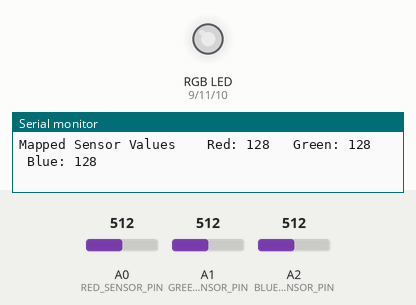
The sketch below on a simulated Arduino Uno, built with avr-gcc and run on an emulated ATmega328P. On the bench: an RGB LED mixed from three pins (HIGH = lit), the last lines printed to the serial monitor. The inputs (shaded band) are chosen by the test bench; at power-on: A0 (RED_SENSOR_PIN) = 512, A1 (GREEN_SENSOR_PIN) = 512, A2 (BLUE_SENSOR_PIN) = 512. Dim RGB values are drawn brighter than linear.

Above: at 1.2 s.
1.3 s: A0 (RED_SENSOR_PIN) set to 111
At 2.0 s:
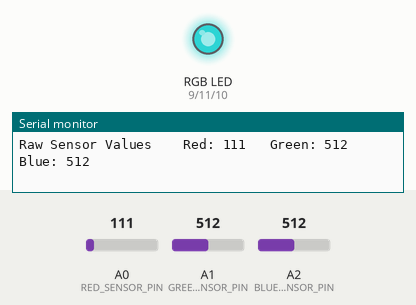
2.9 s: A0 (RED_SENSOR_PIN) set to 93
At 4.3 s:
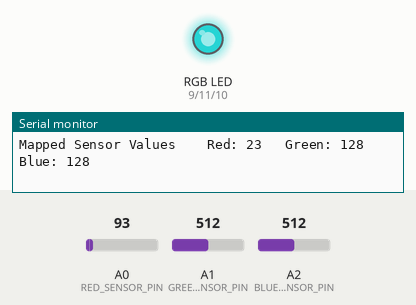
5.9 s: A1 (GREEN_SENSOR_PIN) set to 415
At 7.2 s:
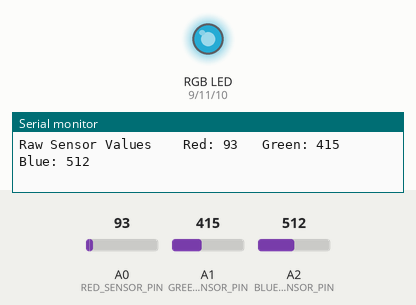
7.5 s: A1 (GREEN_SENSOR_PIN) set to 389
At 8.1 s:
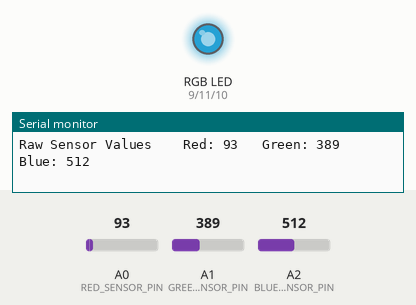
10.5 s: A2 (BLUE_SENSOR_PIN) set to 407
At 11.7 s:
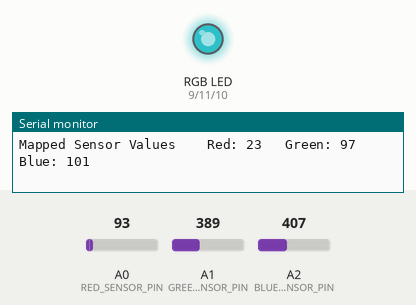
13.5 s: A2 (BLUE_SENSOR_PIN) set to 390
At 14.1 s:
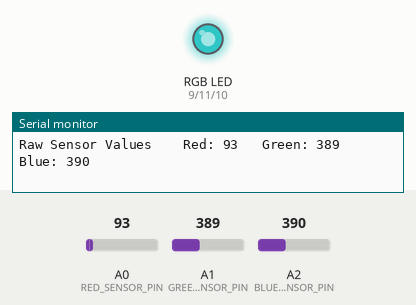
Timing chart, 0 to 16.5 s (numbered marks = the images above; inputs shaded):
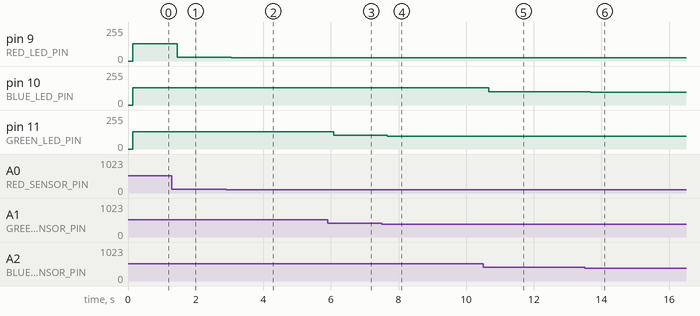

Measured:
- after the input at 1.3 s, pin 9 (RED_LED_PIN): 128/255 → 27/255 after 0.16 s
- after the input at 2.9 s, pin 9 (RED_LED_PIN): 27/255 → 23/255 after 0.16 s
- after the input at 5.9 s, pin 11 (GREEN_LED_PIN): 128/255 → 103/255 after 0.18 s
- after the input at 7.5 s, pin 11 (GREEN_LED_PIN): 103/255 → 97/255 after 0.16 s
- after the input at 10.5 s, pin 10 (BLUE_LED_PIN): 128/255 → 101/255 after 0.17 s
- after the input at 13.5 s, pin 10 (BLUE_LED_PIN): 101/255 → 97/255 after 0.17 s

The sketch:

Project04.ino
```cpp
// Declaring all the variables
const int GREEN_LED_PIN = 11;
const int RED_LED_PIN = 9;
const int BLUE_LED_PIN = 10;

const int GREEN_SENSOR_PIN = A1;
const int RED_SENSOR_PIN = A0;
const int BLUE_SENSOR_PIN = A2;

int RedValue = 0;
int GreenValue = 0;
int BlueValue = 0;

int RedSensorValue = 0;
int GreenSensorValue = 0;
int BlueSensorValue =0;

void setup()
{
  Serial.begin(9600);
  pinMode(GREEN_LED_PIN, OUTPUT);
  pinMode(RED_LED_PIN, OUTPUT);
  pinMode(BLUE_LED_PIN, OUTPUT);
}

void loop()
{
  RedSensorValue = analogRead(RED_SENSOR_PIN);
  delay(50);
  GreenSensorValue = analogRead(GREEN_SENSOR_PIN);
  delay(50);
  BlueSensorValue = analogRead(BLUE_SENSOR_PIN);

  Serial.print("Raw Sensor Values \t Red: ");
  Serial.print(RedSensorValue);
  Serial.print("\t Green: ");
  Serial.print(GreenSensorValue);
  Serial.print("\t Blue: ");
  Serial.println(BlueSensorValue);

  RedValue = RedSensorValue/4;
  GreenValue = GreenSensorValue/4;
  BlueValue = BlueSensorValue/4;

  Serial.print("Mapped Sensor Values \t Red: ");
  Serial.print(RedValue);
  Serial.print("\t Green: ");
  Serial.print(GreenValue);
  Serial.print("\t Blue: ");
  Serial.println(BlueValue);

  analogWrite(RED_LED_PIN, RedValue);
  analogWrite(GREEN_LED_PIN, GreenValue);
  analogWrite(BLUE_LED_PIN, BlueValue);
}
```
